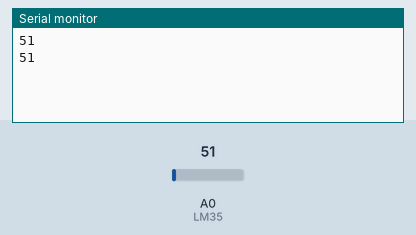
Simulated run of this sketch. Board: Arduino Uno, built with avr-gcc and run on an emulated ATmega328P. Parts: the last lines printed to the serial monitor. Inputs (shaded band) come from the test bench; at power-on: A0 (LM35) = 51.

Above: at 1.8 s.
1.9 s: A0 (LM35) set to 61
At 2.8 s:
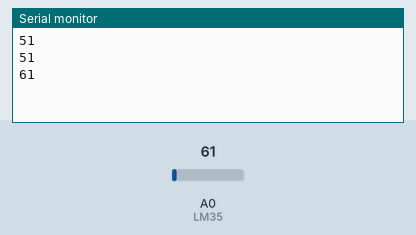
3.4 s: A0 (LM35) set to 71
At 4.6 s:
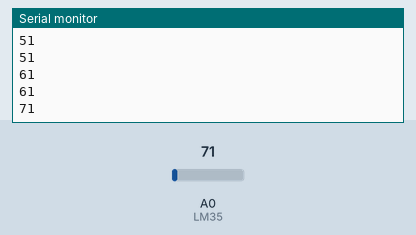
Timing chart, 0 to 6.4 s (numbered marks = the images above; inputs shaded):
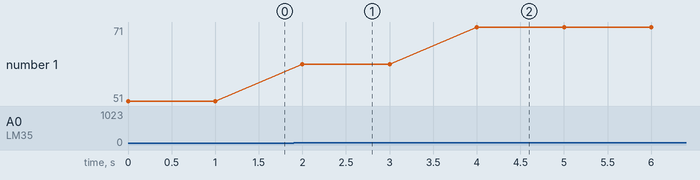

The sketch:

LM35.ino
```cpp
#define LM35 A0 // defining pin for sensor
int sensorval = 0;// initializing the value to 0 to get accurate reading

void setup() {
  pinMode(LM35,INPUT); //LM 35 is a analog sensor from which we expect a value so we set pinmode to  INPUT so arduino can easily take input from sensor
  Serial.begin(9600); // setting baudh rate to 9600

  // put your setup code here, to run once:

}

void loop() {
  sensorval=analogRead(LM35); //reading the input sent by sensor to microcontroller
  Serial.println(sensorval);// printing the value on serial monitor
  delay(1000);//delay between each print (1 second)


  // put your main code here, to run repeatedly:

}
```

Measured:
- after the input at 1.9 s, the serial monitor: prints a new line after 0.10 s (image 1)
- after the input at 3.4 s, the serial monitor: prints a new line after 0.60 s (image 2)
- plotted number 1: 51 → 61 after the input at 1.9 s, 61 → 71 after the input at 3.4 s
